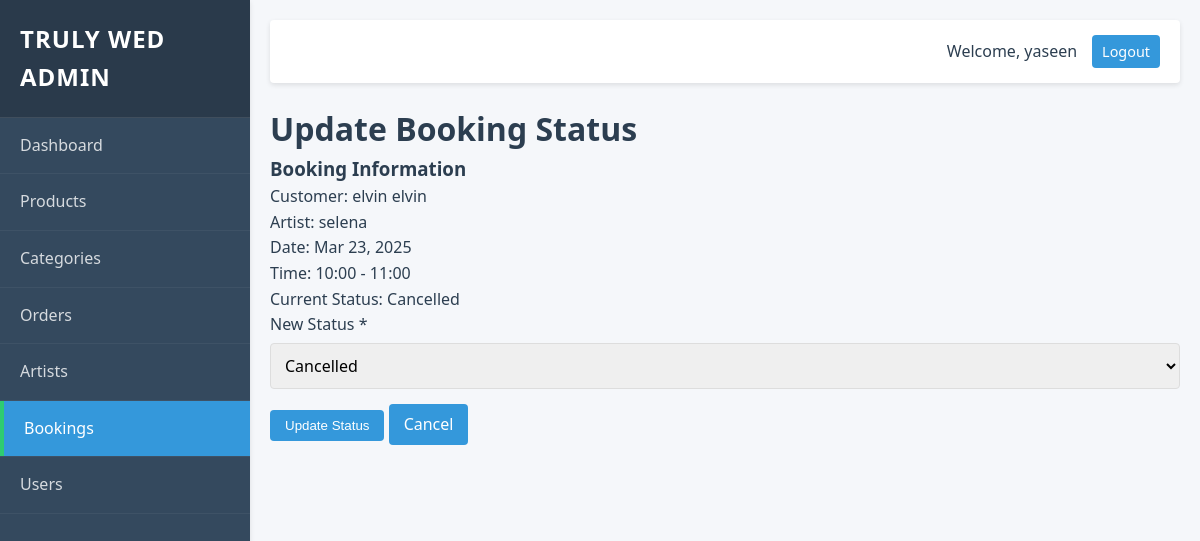
The app's page /admin_dashboard/bookings/18/ (signed in) with its own data.
### artists/models.py (models this page shows, shortened)
class Booking(models.Model):
    STATUS_CHOICES = (
        ('pending', 'Pending'),
        ('confirmed', 'Confirmed'),
        ('completed', 'Completed'),
        ('cancelled', 'Cancelled'),
    )
    user = models.ForeignKey(settings.AUTH_USER_MODEL, related_name='bookings', on_delete=models.CASCADE)
    artist = models.ForeignKey(Artist, related_name='bookings', on_delete=models.CASCADE)
    date = models.DateField()
    time_start = models.TimeField()
    time_end = models.TimeField()
    status = models.CharField(max_length=20, choices=STATUS_CHOICES, default='pending')
    notes = models.TextField(blank=True)
    created = models.DateTimeField(auto_now_add=True)
    updated = models.DateTimeField(auto_now=True)
    class Meta:
        ordering = ('date', 'time_start')

class Artist(models.Model):
    name = models.CharField(max_length=100)
    slug = models.SlugField(unique=True)
    photo = models.ImageField(upload_to='artists/', blank=True)
    bio = models.TextField()
    specialization = models.CharField(max_length=200)
    price_per_hour = models.DecimalField(max_digits=10, decimal_places=2)
    available = models.BooleanField(default=True)

### admin_dashboard/views.py (the view)
# urls.py: path('bookings/<int:booking_id>/', views.booking_detail, name='booking_detail'),
@user_passes_test(is_admin)
def booking_detail(request, booking_id):
    booking = get_object_or_404(Booking, id=booking_id)
    return render(request, 'admin_dashboard/booking_detail.html', {'booking': booking})

### admin_dashboard/views.py (called while the page is built)
def is_admin(user):
    return user.is_authenticated and user.is_staff

### admin_dashboard/templates/admin_dashboard/booking_detail.html (shortened to what this page needs)
{% extends "admin_dashboard/base.html" %}
{% block content %}
<div class="booking-status-form">
    <div class="page-header">
        <h1>Update Booking Status</h1>
    </div>
    <div class="booking-details">
        <h3>Booking Information</h3>
        <div class="detail-meta">
            <div class="meta-item">
                <span class="meta-label">Customer:</span>
                <span class="meta-value">{{ booking.user.get_full_name|default:booking.user.username }}</span>
            </div>
            <div class="meta-item">
                <span class="meta-label">Artist:</span>
                <span class="meta-value">{{ booking.artist.name }}</span>
            </div>
            <div class="meta-item">
                <span class="meta-label">Date:</span>
                <span class="meta-value">{{ booking.date|date:"M d, Y" }}</span>
            </div>
            <div class="meta-item">
                <span class="meta-label">Time:</span>
                <span class="meta-value">{{ booking.time_start|time:"H:i" }} - {{ booking.time_end|time:"H:i" }}</span>
            </div>
            <div class="meta-item">
                <span class="meta-label">Current Status:</span>
                <span class="status-badge status-{{ booking.status }}">
                    {{ booking.get_status_display }}
                </span>
            </div>
        </div>
    </div>
    <form method="post" action="{% url 'admin_dashboard:booking_update_status' booking.id %}">
        <div class="form-group">
            <label for="status">New Status <span class="required">*</span></label>
            <select id="status" name="status" required>
                <option value="cancelled" {% if booking.status == "cancelled" %}selected{% endif %}>Cancelled</option>
            </select>
        </div>
        <div class="form-actions">
            <button type="submit" class="btn btn-primary">Update Status</button>
            <a href="{% url 'admin_dashboard:booking_detail' booking.id %}" class="btn btn-secondary">Cancel</a>
        </div>
    </form>
</div>
{% endblock %}

### admin_dashboard/templates/admin_dashboard/base.html (shortened to what this page needs)
<!DOCTYPE html>
{% load static%}
<html lang="en">
<head>
    <link rel="stylesheet" href="{% static 'admin_dashboard/css/styles.css' %}">
</head>
<body>
    <div class="admin-container">
        <aside class="sidebar">
            <div class="sidebar-header">
                <h1> Truly Wed Admin</h1>
            </div>
            <nav class="sidebar-nav">
                <ul>
                    <li>
                        <a href="{% url 'admin_dashboard:admin_dashboard' %}"
                           class="{% if request.resolver_match.url_name == 'admin_dashboard' %}active{% endif %}">
                            Dashboard
                        </a>
                    </li>
                    <li>
                        <a href="{% url 'admin_dashboard:product_list' %}"
                           class="{% if 'product' in request.resolver_match.url_name %}active{% endif %}">
                            Products
                        </a>
                    </li>
                    <li>
                        <a href="{% url 'admin_dashboard:category_list' %}"
                           class="{% if 'category' in request.resolver_match.url_name %}active{% endif %}">
                            Categories
                        </a>
                    </li>
                    <li>
                        <a href="{% url 'admin_dashboard:order_list' %}"
                           class="{% if 'order' in request.resolver_match.url_name %}active{% endif %}">
                            Orders
                        </a>
                    </li>
                    <li>
                        <a href="{% url 'admin_dashboard:artist_list' %}"
                           class="{% if 'artist' in request.resolver_match.url_name %}active{% endif %}">
                            Artists
                        </a>
                    </li>
                    <li>
                        <a href="{% url 'admin_dashboard:booking_list' %}"
                           class="{% if 'booking' in request.resolver_match.url_name %}active{% endif %}">
                            Bookings
                        </a>
                    </li>
                    <li>
                        <a href="{% url 'admin_dashboard:user_list' %}"
                           class="{% if 'user' in request.resolver_match.url_name %}active{% endif %}">
                            Users
                        </a>
                    </li>
                </ul>
            </nav>
        </aside>
        <main class="main-content">
            <header class="main-header">
                <div class="user-info">
                    <span>Welcome, {{ request.user.get_full_name|default:request.user.username }}</span>
                    <a href="{% url 'admin_dashboard:logout' %}" class="btn btn-sm">Logout</a>
                </div>
            </header>
            {% block content %}{% endblock %}
        </main>
    </div>
</body>
</html>

### admin_dashboard/static/admin_dashboard/css/styles.css (style rules this page uses)
* { margin: 0; padding: 0; box-sizing: border-box; }
:root { --primary-color: #3498db; --primary-dark: #2980b9; --accent-color: #2ecc71; --dark-color: #34495e; --light-color: #ecf0f1; --danger-color: #e74c3c; --warning-color: #f39c12; --success-color: #27ae60; --info-color: #3498db; --text-color: #2c3e50; --border-radius: 4px; --shadow: 0 2px 5px rgba(0, 0, 0, 0.1); --transition: all 0.3s ease; }
body { font-family: 'Segoe UI', Tahoma, Geneva, Verdana, sans-serif; line-height: 1.6; color: var(--text-color); background-color: #f5f7fa; min-height: 100vh; }
.admin-container { display: flex; min-height: 100vh; }
.sidebar { width: 250px; background-color: var(--dark-color); color: white; box-shadow: var(--shadow); transition: var(--transition); position: fixed; height: 100vh; overflow-y: auto; z-index: 1000; }
.sidebar-header { padding: 20px; background-color: rgba(0, 0, 0, 0.2); border-bottom: 1px solid rgba(255, 255, 255, 0.1); }
.sidebar-header h1 { font-size: 1.5rem; font-weight: 600; text-transform: uppercase; letter-spacing: 1px; }
.sidebar-nav ul { list-style: none; }
.sidebar-nav li { border-bottom: 1px solid rgba(255, 255, 255, 0.05); }
.sidebar-nav a { display: block; padding: 15px 20px; color: rgba(255, 255, 255, 0.8); text-decoration: none; transition: var(--transition); }
.sidebar-nav a.active { background-color: var(--primary-color); color: white; border-left: 4px solid var(--accent-color); }
.main-content { flex: 1; margin-left: 250px; padding: 20px; transition: var(--transition); }
.main-header { background-color: white; padding: 15px 20px; box-shadow: var(--shadow); margin-bottom: 20px; border-radius: var(--border-radius); display: flex; justify-content: flex-end; align-items: center; }
.user-info { display: flex; align-items: center; gap: 15px; }
.user-info span { font-weight: 500; }
.btn { display: inline-block; padding: 8px 15px; background-color: var(--primary-color); color: white; border: none; border-radius: var(--border-radius); cursor: pointer; text-decoration: none; transition: var(--transition); }
.btn-sm { padding: 5px 10px; font-size: 0.9rem; }
form { max-width: 100%; }
.form-group { margin-bottom: 15px; }
label { display: block; margin-bottom: 5px; font-weight: 500; }
input[type="text"], input[type="email"], input[type="password"], input[type="number"], select, textarea { width: 100%; padding: 10px; border: 1px solid #ddd; border-radius: var(--border-radius); font-family: inherit; font-size: 1rem; }

### records on screen
Booking: user.get_full_name "elvin elvin", artist.name "selena", date "Mar 23, 2025", time_start "10:00", time_end "11:00", status "Cancelled"

### other values on screen
{{ request.user.get_full_name|default:request.user.username }} "yaseen"
